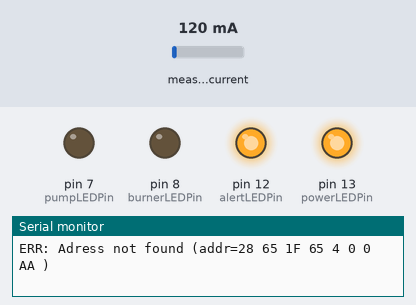
A sketch run on a simulated Arduino Uno, built with avr-gcc and run on an emulated ATmega328P. On the bench: output pins drawn as LEDs (lit = HIGH), the last lines printed to the serial monitor. Inputs (shaded band) come from the test bench; at power-on: measured current 120 mA.

Above: at 17.3 s.
17.4 s: measured current set to 466 mA
29.8 s: measured current set to 528 mA
At 37.2 s:
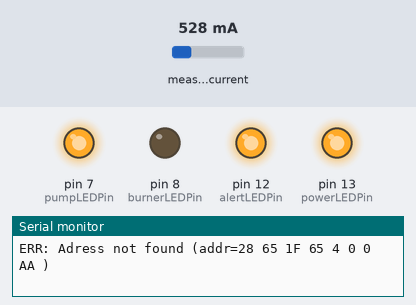
42.2 s: measured current set to 40 mA
At 47.2 s:
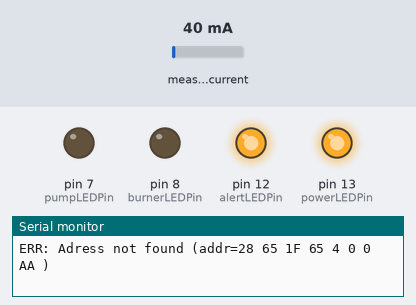
54.6 s: measured current set to 500 mA
At 57.3 s:
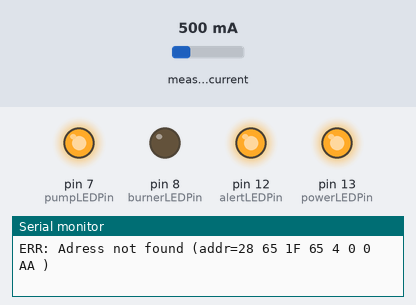
Timing chart, 0 to 58.8 s (numbered marks = the images above; inputs shaded):
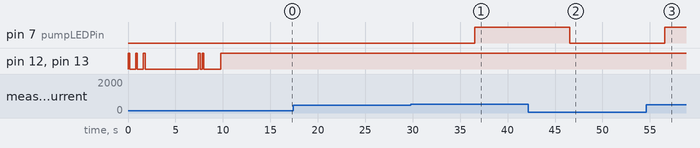

The sketch:

ControllerExample.ino
```cpp
#include <OneWire.h>
#include <EmonLib.h>

/*
 * Production version
 *
 * Changed to use CSV rather than JSON, added checksum of CSV string as last part of logged data:
 *
 * Columns: PumpTemp,FeedTemp,ReturnTemp,BoardTemp,TankTemp,PumpL1Current,PumpL2Current,PumpL3Current,checksum
 *
 * Note only L1 on the pump is measured asit draws the same amount from all three phases under normal operation.
 * It is only when the electrical heater element kicks in that L1 differs from the other two phases.
 * From recorded data it seems that the heater element draws appr. 8.6 amps extra and L1 becomes larger than 14 amps
 * - so on that case L2 and L3 are calculated to L1 - 8.6.
 *
 * Checksum is done by xor'ing each byte in the string and then adding ",checksum" to the output. It is added to
 * let consumer of the output see if complete set is received via serial port.
 */


///////////////////
// Configuration //
///////////////////

//
// Pins
//
const int leftGroupOneWirePin = 2; // Tank probe needs its own pin/bus probably due to long cabel versus short ones
const int rightGroupOneWirePin = 4; // The rest of the probes closer to the arduino

// It appears that all phases show the same usage so we just measure one phase and then tripple it
const int pumpCurrentPin = A5; // was pumpCurrentL1Pin
//const int burnerCurrentPin = A4; // not connected in box

const int powerLEDPin = 13;
const int alertLEDPin = 12;
const int burnerLEDPin = 8; // Connected in box but not in use
const int pumpLEDPin = 7;

// DS sensors on left group (left-most jack on front)
OneWire dsLeftGroup(leftGroupOneWirePin);
byte owTankTempAddr[8]    = { 0x28, 0xD9, 0x4E, 0x65, 0x04, 0x00, 0x00, 0x88 };

// DS sensors fra right group (4 right-most jacks on front plus internal probe)
OneWire dsRightGroup(rightGroupOneWirePin); // was dsBryggers
byte owFeedTempAddr[8]    = { 0x28, 0x6A, 0x75, 0x65, 0x04, 0x00, 0x00, 0x22 };
byte owReturnTempAddr[8]  = { 0x28, 0x65, 0x1F, 0x65, 0x04, 0x00, 0x00, 0xAA };
byte owPumpEnvTempAddr[8] = { 0x28, 0x10, 0x62, 0x65, 0x04, 0x00, 0x00, 0x58 };
byte owBoardTempAddr[8]   = { 0x28, 0x9D, 0x56, 0xA1, 0x04, 0x00, 0x00, 0x54 };
//byte owOutdoorTempAddr[8] = { 0x28, 0xEB, 0xC2, 0x65, 0x04, 0x00, 0x00, 0xE1 }; // connected in box but no in use

const float ERR_TEMP = -999.0; // anything below this value is considered an error indication
const double CURRENT_MIN = 0.5; // below that current value we consider it noise and do not turn on LED

EnergyMonitor emonPump;
//EnergyMonitor emonBurner;

// Log as close as possible to this interval (ms)
const long interval = 10000L;

//
// Setup
//
void setup(void) {
  Serial.begin(9600); // This is fast enough for our purposes
  while (!Serial) ; // wait for Arduino Serial Monitor

  // calibrated with amp meter on live setup
  // (seems based on appr. 40mV/A which is measured and
  // quite different from the datasheet which state 25mV/A)
  emonPump.current(pumpCurrentPin, 40.75);
  //emonBurner.current(burnerCurrentPin, 40.75);

  // LEDs
  pinMode(powerLEDPin, OUTPUT);
  pinMode(alertLEDPin, OUTPUT);
  pinMode(burnerLEDPin, OUTPUT);
  pinMode(pumpLEDPin, OUTPUT);
}

/////////////
// Program //
/////////////

// Tempature values
float tPump, tFeed, tReturn, tTank, tBoard; // tOut
// Current measurements
double cPump;
// Timestamps
long nextLog = interval;
long nextOneWireRead = interval-5000L; // read value some seconds before we log

boolean initialized = false;


//
// Loop
//
void loop(void) {

  // For the fun of it...
  if(!initialized) {
    animateInit();
    initialized = true;
  }

  long now = millis(); // record it as now

  // Normal operation
  if(millis() >= nextOneWireRead) {
    nextOneWireRead += interval;

    tTank = getTemperatureFromOneWire(dsLeftGroup, owTankTempAddr);
    //Serial.print("DBG: tTank="); Serial.println(tTank);

    // These only need to be read once per interval
    tBoard = getTemperatureFromOneWire(dsRightGroup, owBoardTempAddr);
    //Serial.print("DBG: tBoard="); Serial.println(tBoard);
    tPump = getTemperatureFromOneWire(dsRightGroup, owPumpEnvTempAddr);
    //Serial.print("DBG: tPump="); Serial.println(tPump);
    tFeed = getTemperatureFromOneWire(dsRightGroup, owFeedTempAddr);
    //Serial.print("DBG: tFeed="); Serial.println(tFeed);
    tReturn = getTemperatureFromOneWire(dsRightGroup, owReturnTempAddr);
    //Serial.print("DBG: tReturn="); Serial.println(tReturn);
    //tOut = getTemperatureFromOneWire(dsRightGroup, owOutdoorTempAddr);
    //Serial.print("DBG: tOut="); Serial.println(tOut);


    cPump = emonPump.calcIrms(1480);
    //Serial.print("DBG: cPump="); Serial.println(cPump);

    // Update LEDs
    // Power is just high for now
    digitalWrite(powerLEDPin, HIGH);
    // If any temp is error then blink
    if(tPump < ERR_TEMP || tFeed < ERR_TEMP || tReturn < ERR_TEMP || tTank < ERR_TEMP || tBoard < ERR_TEMP) {
      digitalWrite(alertLEDPin, HIGH);
    } else {
      digitalWrite(alertLEDPin, LOW);
    }
    // If current reading is higher than "noise" then turn on the led
    if(cPump >= CURRENT_MIN) {
      digitalWrite(pumpLEDPin, HIGH);
    } else {
      digitalWrite(pumpLEDPin, LOW);
    }
  }

  if(millis() >= nextLog) {
    nextLog += interval;

    // Sanitise values, there are outliers especially during startup
    tPump = (tPump < -99.0) ? -99.0 : (tPump > 100.0) ? 100.0 : tPump;
    tFeed = (tFeed < -99.0) ? -99.0 : (tFeed > 100.0) ? 100.0 : tFeed;
    tReturn = (tReturn < -99.0) ? -99.0 : (tReturn > 100.0) ? 100.0 : tReturn;
    tBoard = (tBoard < -99.0) ? -99.0 : (tBoard > 100.0) ? 100.0 : tBoard;
    tTank = (tTank < -99.0) ? -99.0 : (tTank > 100.0) ? 100.0 : tTank;
    cPump = (cPump < 0.0) ? 0.0 : (cPump > 20.0) ? 20.0 : cPump;

    float cPumpOthers = (cPump < 14.0) ? cPump : cPump - 8.6; // see comment at the top of the file

    /* This approach takes about 800-820 microseconds:
    String log = "";
    log += tPump;
    log += ",";
    ...*/
    /* This hits around 530 microseconds
    char log[100];
    dtostrf(tPump, 3, 1, log);
    strcpy(&log[strlen(log)], ",");
    dtostrf(tFeed, 3, 1, &log[strlen(log)]);
    strcpy(&log[strlen(log)], ",");
    dtostrf(tReturn, 3, 1, &log[strlen(log)]);
    ...*/
    /* Sprintf approach takes about 4 microseconds */
    byte sum = 0;
    const int bufSize = 100;
    char buf[bufSize];
    char tPumpBuf[6]; // -99.0/100.0 + null
    char tFeedBuf[6];
    char tReturnBuf[6];
    char tBoardBuf[6];
    char tTankBuf[6];
    char cPumpBuf[5]; // 0.0/20.0 + null
    char cPumpOthersBuf[5];

    snprintf(buf, bufSize, "%s,%s,%s,%s,%s,%s,%s,%s",
      dtostrf(tPump, 3, 1, tPumpBuf),
      dtostrf(tFeed, 3, 1, tFeedBuf),
      dtostrf(tReturn, 3, 1, tReturnBuf),
      dtostrf(tBoard, 3, 1, tBoardBuf),
      dtostrf(tTank, 3, 1, tTankBuf),
      dtostrf(cPump, 3, 1, cPumpBuf),
      dtostrf(cPumpOthers, 3, 1, cPumpOthersBuf),
      dtostrf(cPumpOthers, 3, 1, cPumpOthersBuf));

    sum = crc8(buf, strlen(buf));

    Serial.print(buf);
    Serial.print(",");
    Serial.println(sum);
    Serial.flush();
  }
}

///////////////
// Utilities //
///////////////

/**
 * Matched by a similar crc on the java side of things
 */
uint8_t crc8(char* pointer, uint16_t len) {
    uint8_t CRC = 0x00;
    uint16_t tmp;

    while(len > 0) {
        tmp = CRC << 1;
        tmp += *pointer;
        CRC = (tmp & 0xFF) + (tmp >> 8);
        pointer++;
        --len;
    }

    return CRC;
}

/**
 * For IT crowd-inspired blinking init routine
 */
void animateInit() {
  const int blinkPattern[] = {1,0,0,0, 1,0,0,0, 1,0,0,0, 0,0,0,0, 0,0,0,0, 0,0,0,0, 0,0,0,0, 0,0,0,0, 0,0,0,0, 0,1,0,1 };
  for(int i=0; i<=40; i++) {
    if (blinkPattern[i] == 1) {
      digitalWrite(powerLEDPin, HIGH);
      digitalWrite(alertLEDPin, HIGH);
    } else {
      digitalWrite(powerLEDPin, LOW);
      digitalWrite(alertLEDPin, LOW);
    }
    delay(200);
  }
}

/*
float getTemperatureFromAnalog(int pin) {
  // occasionally jumps 1/2 degree - better to do an average on it, also does not seem to be stable
   float temp_in_kelvin = analogRead(pin) * 0.0048828125 * 100; // 5 / 1024
   return temp_in_kelvin - 273.15  - 1.7; // somewhat random adjustment (calibrated to match digital out probe)
}
*/

/**
 * Return temperature in celcius from the device with given address
 * In case of error -1000.0 is returned (assuming that is a invalid value anyway)
 */
float getTemperatureFromOneWire(OneWire ds, byte deviceAddr[8]) {
  byte addr[8];
  byte data[12];
  boolean gotIt = false;
  byte present;
  float celsius;
//  int celsiusX10;
  // Not sure it is necessary doing the search given that there is a ds.select() but
  // it of course makes sure we can find it, and if not print some useful error to serial
  ds.reset_search();
  delay(250); // for some reason...
  while(ds.search(addr)) {
    /*Serial.print(Err);
    Serial.print("(addr=");
    printAddr(addr);
    Serial.print(")\n");*/
    if(isSameOneWireAddr(deviceAddr, addr)) {
      gotIt = true;
      break;
    }
  }

  if(!gotIt) {
    Serial.print("ERR: Adress not found (addr=");
    printAddr(deviceAddr);
    Serial.print(")\n");
    return -1000.0;
  }
  // Got it but is it useful
  if ( OneWire::crc8( deviceAddr, 7) != deviceAddr[7]) {
    Serial.print("ERR: CRC is not valid (addr=");
    printAddr(deviceAddr);
    Serial.print(")\n");
    return -1000.0;
  }
  // Is is a DS18B20 temperatur device at all
  if ( deviceAddr[0] != 0x28) {
    Serial.print("ERR: Device is not a DS18B20 family device (addr=");
    printAddr(deviceAddr);
    Serial.print(")\n");
    return -1000.0;
  }

  ds.reset();
  ds.select(addr);
  ds.write(0x44, 1);        // start conversion, with parasite power on at the end

  delay(1000);     // maybe 750ms is enough, maybe not
  // we might do a ds.depower() here, but the reset will take care of it.

  present = ds.reset(); // returns 0x01
  ds.select(deviceAddr);
  ds.write(0xBE);         // Read Scratchpad
  for (int i = 0; i < 9; i++) {           // we need 9 bytes
    data[i] = ds.read();
  }
  int16_t raw = (data[1] << 8) | data[0];
  byte cfg = (data[4] & 0x60);
  // at lower res, the low bits are undefined, so let's zero them
  if (cfg == 0x00) raw = raw & ~7;  // 9 bit resolution, 93.75 ms
  else if (cfg == 0x20) raw = raw & ~3; // 10 bit res, 187.5 ms
  else if (cfg == 0x40) raw = raw & ~1; // 11 bit res, 375 ms
  //// default is 12 bit resolution, 750 ms conversion time

  celsius = (float)raw / 16.0;
  return celsius;
}

/**
 * Compare two addresses
 */
boolean isSameOneWireAddr(byte addr1[8], byte addr2[8]) {
   for(int i=0; i<8; i++) {
     if(addr1[i] != addr2[i]) {
       return false;
     }
   }
   return true;
}

/**
 * Print address as hex
 */
void printAddr(byte addr[8]) {
  for(int i = 0; i < 8; i++) {
    Serial.print(addr[i], HEX);
    Serial.print(" ");
  }
}
```

Measured:
- the behaviour switches between 499 and 500 mA on measured current (found by bisection; images 0 and 1)
- after the input at 29.8 s, pin 7 (pumpLEDPin): LOW → HIGH after 6.8 s
- after the input at 42.2 s, pin 7 (pumpLEDPin): HIGH → LOW after 4.4 s
- after the input at 54.6 s, pin 7 (pumpLEDPin): LOW → HIGH after 2.0 s
